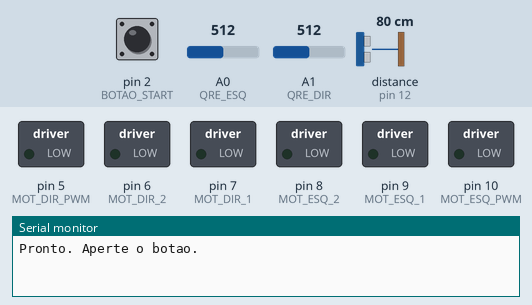
The sketch below on a simulated Arduino Uno, built with avr-gcc and run on an emulated ATmega328P. Shown: switched loads named in the sketch (green lamp = pin HIGH), the last lines printed to the serial monitor. Dashed ring = blinking. The test bench sets the inputs (shaded band); at power-on: pin 2 (BOTAO_START) HIGH, A0 (QRE_ESQ) = 512, A1 (QRE_DIR) = 512, distance to the obstacle (sensor on pin 12) 80 cm. The echo pulse lasts 58.3 µs per cm; pins used as bus, display or sensor lines are not drawn.

Above: at 1.2 s.
1.3 s: pin 2 (BOTAO_START) pulled LOW for 0.15 s
4.4 s: pin 2 (BOTAO_START) pulled LOW for 1 s
At 5.1 s:
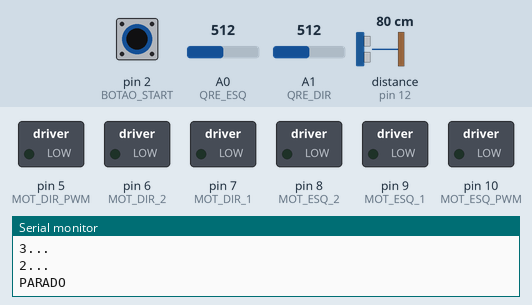
6.9 s: pin 2 (BOTAO_START) pulled LOW for 0.15 s
10.0 s: pin 2 (BOTAO_START) pulled LOW for 3.2 s
At 11.1 s:
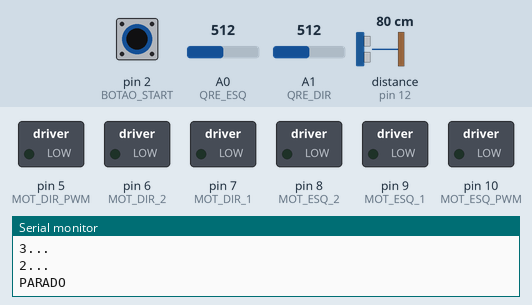
14.7 s: pin 2 (BOTAO_START) pulled LOW for 0.15 s
At 20.6 s:
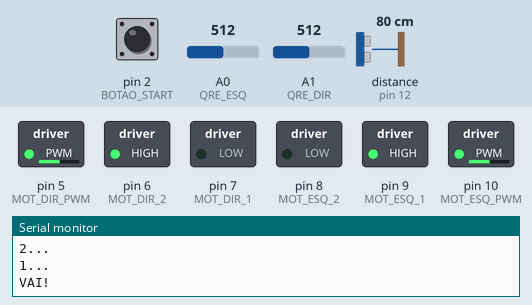
Timing chart, 0 to 24.8 s (numbered marks = the images above; inputs shaded):
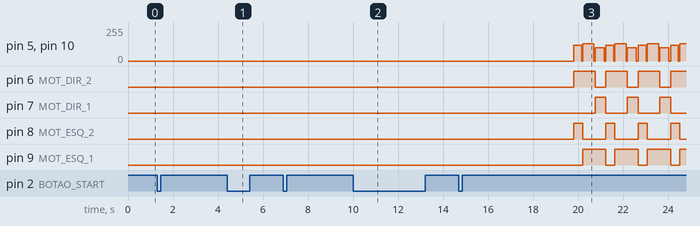

The sketch:

roboSumoCompletoWithBotao.ino
```cpp
// ==========================================
// ROBÔ SUMÔ — CESMAC 2026
// ==========================================

#define MODO_DEBUG 0
#define BOTAO_START  2

#define VEL_FRENTE   100
#define VEL_ATAQUE   200
#define VEL_GIRO     130
#define VEL_RE       120

#define DIST_ATAQUE  30

#define TEMPO_RE           350
#define TEMPO_GIRO_90      250
#define TEMPO_VOLTA_CENTRO 400

#define LIMIAR_ESQ  800
#define LIMIAR_DIR  800

#define TRIG        13
#define ECHO        12
#define QRE_ESQ     A0
#define QRE_DIR     A1

#define MOT_ESQ_1    9
#define MOT_ESQ_2    8
#define MOT_ESQ_PWM 10

#define MOT_DIR_1    7
#define MOT_DIR_2    6
#define MOT_DIR_PWM  5

enum Direcao { FRENTE, TRAS };
int ciclo = 0;

// ===============================
// ESTADOS DO ROBÔ
// ===============================
enum Estado { PARADO, CONTAGEM, RODANDO };
Estado estado = PARADO;

// ===============================
// BOTÃO (debounce)
// ===============================
bool estadoBotao = HIGH;
bool ultimoEstadoLido = HIGH;
unsigned long ultimoTempoDebounce = 0;
const unsigned long debounceDelay = 50;

// ===============================
// CONTAGEM
// ===============================
unsigned long inicioContagem = 0;
int ultimoSegundo = -1;

// ===============================
// SETUP
// ===============================
void setup() {
  Serial.begin(9600);

  pinMode(BOTAO_START, INPUT_PULLUP);
  pinMode(TRIG, OUTPUT);
  pinMode(ECHO, INPUT);

  pinMode(MOT_ESQ_1, OUTPUT); pinMode(MOT_ESQ_2, OUTPUT); pinMode(MOT_ESQ_PWM, OUTPUT);
  pinMode(MOT_DIR_1, OUTPUT); pinMode(MOT_DIR_2, OUTPUT); pinMode(MOT_DIR_PWM, OUTPUT);

  parar();
  Serial.println("Pronto. Aperte o botao.");
}

// ===============================
// LOOP
// ===============================
void loop() {

  atualizarBotao();

  // ===============================
  // ESTADOS
  // ===============================

  if (estado == PARADO) {
    parar();
    return;
  }

  if (estado == CONTAGEM) {
    executarContagem();
    return;
  }

  // ===============================
  // RODANDO (lógica original)
  // ===============================

  int qreEsq = analogRead(QRE_ESQ);
  int qreDir = analogRead(QRE_DIR);
  int dist   = lerDistancia();

  bool bordaEsq = (qreEsq < LIMIAR_ESQ);
  bool bordaDir = (qreDir < LIMIAR_DIR);

  if (bordaEsq || bordaDir) {
    fugirDaBorda(bordaEsq, bordaDir);
    ciclo = 0;

  } else if (dist > 0 && dist <= DIST_ATAQUE) {
    mover(VEL_ATAQUE, VEL_ATAQUE, FRENTE, FRENTE);

  } else {
    ciclo++;
    if (ciclo % 8 < 5) {
      mover(VEL_FRENTE, VEL_FRENTE, FRENTE, FRENTE);
    } else {
      mover(VEL_GIRO, VEL_GIRO, FRENTE, TRAS);
    }
  }

  delay(MODO_DEBUG ? 500 : 30);
}

// ===============================
// BOTÃO COM DEBOUNCE
// ===============================
void atualizarBotao() {
  bool leitura = digitalRead(BOTAO_START);

  if (leitura != ultimoEstadoLido) {
    ultimoTempoDebounce = millis();
  }

  if ((millis() - ultimoTempoDebounce) > debounceDelay) {
    if (leitura != estadoBotao) {
      estadoBotao = leitura;

      if (estadoBotao == LOW) {
        tratarClique();
      }
    }
  }

  ultimoEstadoLido = leitura;
}

// ===============================
// AÇÃO DO BOTÃO
// ===============================
void tratarClique() {

  if (estado == PARADO) {
    estado = CONTAGEM;
    inicioContagem = millis();
    ultimoSegundo = -1;
    Serial.println("Iniciando em 5s...");
  }
  else {
    // Se estiver em CONTAGEM ou RODANDO → para tudo
    estado = PARADO;
    Serial.println("PARADO");
  }
}

// ===============================
// CONTAGEM SEM DELAY
// ===============================
void executarContagem() {
  unsigned long tempo = millis() - inicioContagem;
  int segundos = 5 - (tempo / 1000);

  if (segundos != ultimoSegundo && segundos > 0) {
    Serial.print(segundos);
    Serial.println("...");
    ultimoSegundo = segundos;
  }

  if (tempo >= 5000) {
    estado = RODANDO;
    Serial.println("VAI!");
  }
}

// ===============================
// RESTO DO CÓDIGO (igual)
// ===============================
void fugirDaBorda(bool esq, bool dir) {
  parar(); delay(50);

  mover(VEL_RE, VEL_RE, TRAS, TRAS);
  delay(TEMPO_RE);
  parar(); delay(50);

  if (esq && dir) {
    mover(VEL_GIRO, VEL_GIRO, FRENTE, TRAS);
    delay(TEMPO_GIRO_90 * 2);
  } else if (esq) {
    mover(VEL_GIRO, VEL_GIRO, FRENTE, TRAS);
    delay(TEMPO_GIRO_90);
  } else {
    mover(VEL_GIRO, VEL_GIRO, TRAS, FRENTE);
    delay(TEMPO_GIRO_90);
  }

  parar(); delay(50);

  mover(VEL_FRENTE, VEL_FRENTE, FRENTE, FRENTE);
  delay(TEMPO_VOLTA_CENTRO);
  parar();
}

int lerDistancia() {
  digitalWrite(TRIG, LOW);
  delayMicroseconds(2);
  digitalWrite(TRIG, HIGH);
  delayMicroseconds(10);
  digitalWrite(TRIG, LOW);

  long duracao = pulseIn(ECHO, HIGH, 15000);
  int dist = duracao / 58;
  return (dist == 0 || dist > 200) ? 999 : dist;
}

void parar() {
  analogWrite(MOT_ESQ_PWM, 0);
  analogWrite(MOT_DIR_PWM, 0);
}

void mover(int velEsq, int velDir, Direcao dirEsq, Direcao dirDir) {
  digitalWrite(MOT_ESQ_1, dirEsq == FRENTE ? HIGH : LOW);
  digitalWrite(MOT_ESQ_2, dirEsq == FRENTE ? LOW  : HIGH);
  analogWrite(MOT_ESQ_PWM, velEsq);

  digitalWrite(MOT_DIR_1, dirDir == FRENTE ? HIGH : LOW);
  digitalWrite(MOT_DIR_2, dirDir == FRENTE ? LOW  : HIGH);
  analogWrite(MOT_DIR_PWM, velDir);
}
```

vars_pinos.cpp
```cpp
// --- Pinos do Ultrassônico ---
const int trigPin = 12; // Fio rosa na imagem
const int echoPin = 13; // Fio roxo na imagem

// --- Pinos dos LDRs (Sensores de Linha) ---
const int ldrEsquerdo = A0;
const int ldrDireito = A1;

// --- Pinos do Motor (Ponte H L293D) ---
// Motor Esquerdo
const int in1 = 7;
const int in2 = 6;
// Motor Direito
const int in3 = 5;
const int in4 = 4;

// --- Variáveis de Controle ---
int distanciaOponente = 0;
int leituraLdrEsq = 0;
int leituraLdrDir = 0;

// Limiares (Você precisará testar e ajustar esses valores no Tinkercad)
const int limiarLinha = 300; // Valor que indica a fita preta
const int distanciaAtaque = 60; // Em centímetros (distância para começar a atacar)

void setup() {
  Serial.begin(9600);

  // Setup Ultrassônico
  pinMode(trigPin, OUTPUT);
  pinMode(echoPin, INPUT);

  // Setup Motores
  pinMode(in1, OUTPUT);
  pinMode(in2, OUTPUT);
  pinMode(in3, OUTPUT);
  pinMode(in4, OUTPUT);

  // LDRs não precisam de pinMode, pois usamos analogRead()
}
```

Measured:
- after the input at 4.4 s, pin 5 (MOT_DIR_PWM), pin 10 (MOT_ESQ_PWM): stays 0/255 (without the input it goes to 120/255 after 2.0 s); pin 6 (MOT_DIR_2), pin 8 (MOT_ESQ_2): stays LOW (without the input it goes to HIGH after 2.0 s); pin 9 (MOT_ESQ_1): stays LOW (without the input it goes to HIGH after 2.4 s)
- after the input at 10.0 s, pin 5 (MOT_DIR_PWM), pin 10 (MOT_ESQ_PWM): stops changing and stays 0/255; pin 6 (MOT_DIR_2), pin 8 (MOT_ESQ_2): stops changing and stays LOW; pin 7 (MOT_DIR_1): stays LOW (without the input it goes to HIGH after 3.0 s); pin 9 (MOT_ESQ_1): stays LOW (without the input it goes to HIGH after 2.4 s)
- after the input at 14.7 s, pin 5 (MOT_DIR_PWM): 0/255 → 120/255 after 5.1 s, then repeats every 1.4 s: 0/255 0.05 s, 130/255 0.50 s, 0/255 0.05 s, 100/255 0.40 s, 0/255 0.09 s, 120/255 0.35 s; pin 6 (MOT_DIR_2): alternates HIGH for 0.95 s and LOW for 0.49 s, starting after 5.1 s
